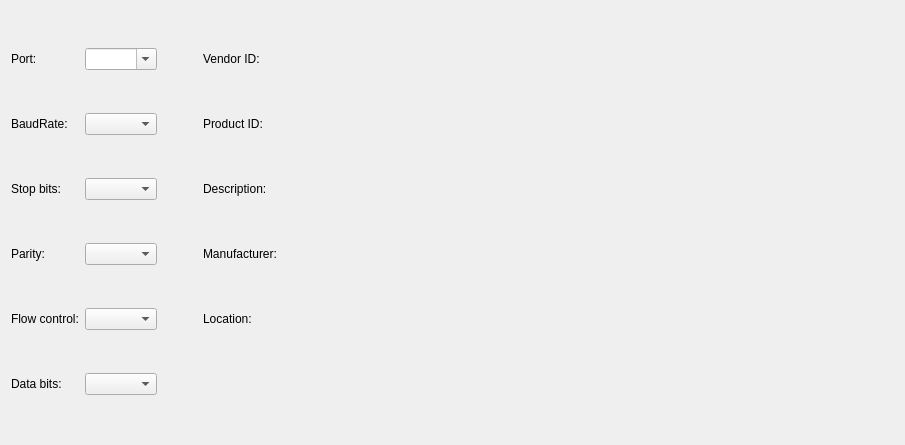
         <widget class="QWidget" name="scrollAreaWidgetContents_3">
          <property name="geometry">
           <rect>
            <x>0</x>
            <y>0</y>
            <width>905</width>
            <height>445</height>
           </rect>
          </property>
          <layout class="QHBoxLayout" name="horizontalLayout_2" stretch="0">
           <item>
            <layout class="QGridLayout" name="gridLayout_3" columnstretch="0,0,0,1,0">
             <item row="2" column="3">
              <widget class="QLabel" name="descriptionLabel">
               <property name="sizePolicy">
                <sizepolicy hsizetype="MinimumExpanding" vsizetype="Minimum">
                 <horstretch>0</horstretch>
                 <verstretch>0</verstretch>
                </sizepolicy>
               </property>
               <property name="text">
                <string>Description:</string>
               </property>
              </widget>
             </item>
             <item row="2" column="0">
              <widget class="QLabel" name="stopBitsLabel">
               <property name="sizePolicy">
                <sizepolicy hsizetype="Minimum" vsizetype="Preferred">
                 <horstretch>0</horstretch>
                 <verstretch>0</verstretch>
                </sizepolicy>
               </property>
               <property name="text">
                <string>Stop bits:</string>
               </property>
              </widget>
             </item>
             <item row="4" column="3">
              <widget class="QLabel" name="locationLabel">
               <property name="sizePolicy">
                <sizepolicy hsizetype="MinimumExpanding" vsizetype="Minimum">
                 <horstretch>0</horstretch>
                 <verstretch>0</verstretch>
                </sizepolicy>
               </property>
               <property name="text">
                <string>Location:</string>
               </property>
              </widget>
             </item>
             <item row="4" column="0">
              <widget class="QLabel" name="flowControlLabel">
               <property name="sizePolicy">
                <sizepolicy hsizetype="Minimum" vsizetype="Preferred">
                 <horstretch>0</horstretch>
                 <verstretch>0</verstretch>
                </sizepolicy>
               </property>
               <property name="text">
                <string>Flow control:</string>
               </property>
              </widget>
             </item>
             <item row="1" column="3">
              <widget class="QLabel" name="pidLabel">
               <property name="sizePolicy">
                <sizepolicy hsizetype="MinimumExpanding" vsizetype="Minimum">
                 <horstretch>0</horstretch>
                 <verstretch>0</verstretch>
                </sizepolicy>
               </property>
               <property name="text">
                <string>Product ID:</string>
               </property>
              </widget>
             </item>
             <item row="1" column="1">
              <widget class="QComboBox" name="baudRateBox">
               <property name="sizePolicy">
                <sizepolicy hsizetype="Expanding" vsizetype="Fixed">
                 <horstretch>0</horstretch>
                 <verstretch>0</verstretch>
                </sizepolicy>
               </property>
               <property name="minimumSize">
                <size>
                 <width>0</width>
                 <height>0</height>
                </size>
               </property>
               <property name="maximumSize">
                <size>
                 <width>16777215</width>
                 <height>16777215</height>
                </size>
               </property>
               <property name="baseSize">
                <size>
                 <width>69</width>
                 <height>20</height>
                </size>
               </property>
              </widget>
             </item>
             <item row="3" column="0">
              <widget class="QLabel" name="parityLabel">
               <property name="sizePolicy">
                <sizepolicy hsizetype="Minimum" vsizetype="Preferred">
                 <horstretch>0</horstretch>
                 <verstretch>0</verstretch>
                </sizepolicy>
               </property>
               <property name="text">
                <string>Parity:</string>
               </property>
              </widget>
             </item>
             <item row="3" column="1">
              <widget class="QComboBox" name="parityBox">
               <property name="sizePolicy">
                <sizepolicy hsizetype="Expanding" vsizetype="Fixed">
                 <horstretch>0</horstretch>
                 <verstretch>0</verstretch>
                </sizepolicy>
               </property>
               <property name="minimumSize">
                <size>
                 <width>0</width>
                 <height>0</height>
                </size>
               </property>
               <property name="maximumSize">
                <size>
                 <width>16777215</width>
                 <height>16777215</height>
                </size>
               </property>
               <property name="text" stdset="0">
                <string>BaudRate:</string>
               </property>
              </widget>
             </item>
             <item row="1" column="0">
              <widget class="QLabel" name="baudRateLabel">
               <property name="sizePolicy">
                <sizepolicy hsizetype="Minimum" vsizetype="Minimum">
                 <horstretch>0</horstretch>
                 <verstretch>0</verstretch>
                </sizepolicy>
               </property>
               <property name="maximumSize">
                <size>
                 <width>16777215</width>
                 <height>16777215</height>
                </size>
               </property>
               <property name="text">
                <string>BaudRate:</string>
               </property>
              </widget>
             </item>
             <item row="4" column="1">
              <widget class="QComboBox" name="flowControlBox">
               <property name="sizePolicy">
                <sizepolicy hsizetype="Expanding" vsizetype="Fixed">
                 <horstretch>0</horstretch>
                 <verstretch>0</verstretch>
                </sizepolicy>
               </property>
               <property name="minimumSize">
                <size>
                 <width>0</width>
                 <height>0</height>
                </size>
               </property>
               <property name="maximumSize">
                <size>
                 <width>16777215</width>
                 <height>16777215</height>
                </size>
               </property>
              </widget>
             </item>
             <item row="2" column="1">
              <widget class="QComboBox" name="stopBitsBox">
               <property name="sizePolicy">
                <sizepolicy hsizetype="Expanding" vsizetype="Fixed">
                 <horstretch>0</horstretch>
                 <verstretch>0</verstretch>
                </sizepolicy>
               </property>
               <property name="minimumSize">
                <size>
                 <width>0</width>
                 <height>0</height>
                </size>
               </property>
               <property name="maximumSize">
                <size>
                 <width>16777215</width>
                 <height>16777215</height>
                </size>
               </property>
              </widget>
             </item>
             <item row="0" column="1">
              <widget class="QComboBox" name="serialPortInfoListBox">
               <property name="sizePolicy">
                <sizepolicy hsizetype="Preferred" vsizetype="Fixed">
                 <horstretch>0</horstretch>
                 <verstretch>0</verstretch>
                </sizepolicy>
               </property>
               <property name="minimumSize">
                <size>
                 <width>0</width>
                 <height>0</height>
                </size>
               </property>
               <property name="maximumSize">
                <size>
                 <width>16777215</width>
                 <height>16777215</height>
                </size>
               </property>
               <property name="editable">
                <bool>true</bool>
               </property>
              </widget>
             </item>
             <item row="5" column="1">
              <widget class="QComboBox" name="dataBitsBox">
               <property name="sizePolicy">
                <sizepolicy hsizetype="Expanding" vsizetype="Fixed">
                 <horstretch>0</horstretch>
                 <verstretch>0</verstretch>
                </sizepolicy>
               </property>
               <property name="minimumSize">
                <size>
                 <width>0</width>
                 <height>0</height>
                </size>
               </property>
               <property name="maximumSize">
                <size>
                 <width>16777215</width>
                 <height>16777215</height>
                </size>
               </property>
               <property name="baseSize">
                <size>
                 <width>69</width>
                 <height>20</height>
                </size>
               </property>
              </widget>
             </item>
             <item row="5" column="0">
              <widget class="QLabel" name="dataBitsLabel">
               <property name="sizePolicy">
                <sizepolicy hsizetype="Minimum" vsizetype="Preferred">
                 <horstretch>0</horstretch>
                 <verstretch>0</verstretch>
                </sizepolicy>
               </property>
               <property name="text">
                <string>Data bits:</string>
               </property>
              </widget>
             </item>
             <item row="0" column="3">
              <widget class="QLabel" name="vidLabel">
               <property name="sizePolicy">
                <sizepolicy hsizetype="MinimumExpanding" vsizetype="Minimum">
                 <horstretch>0</horstretch>
                 <verstretch>0</verstretch>
                </sizepolicy>
               </property>
               <property name="text">
                <string>Vendor ID:</string>
               </property>
              </widget>
             </item>
             <item row="2" column="4">
              <spacer name="horizontalSpacer_5">
               <property name="orientation">
                <enum>Qt::Horizontal</enum>
               </property>
               <property name="sizeHint" stdset="0">
                <size>
                 <width>40</width>
                 <height>20</height>
                </size>
               </property>
              </spacer>
             </item>
             <item row="0" column="2">
              <spacer name="horizontalSpacer_3">
               <property name="orientation">
                <enum>Qt::Horizontal</enum>
               </property>
               <property name="sizeHint" stdset="0">
                <size>
                 <width>40</width>
                 <height>20</height>
                </size>
               </property>
              </spacer>
             </item>
             <item row="3" column="3">
              <widget class="QLabel" name="manufacturerLabel">
               <property name="sizePolicy">
                <sizepolicy hsizetype="MinimumExpanding" vsizetype="Minimum">
                 <horstretch>0</horstretch>
                 <verstretch>0</verstretch>
                </sizepolicy>
               </property>
               <property name="text">
                <string>Manufacturer:</string>
               </property>
              </widget>
             </item>
             <item row="0" column="0">
              <widget class="QLabel" name="label_24">
               <property name="text">
                <string>Port:</string>
               </property>
              </widget>
             </item>
            </layout>
           </item>
          </layout>
         </widget>
